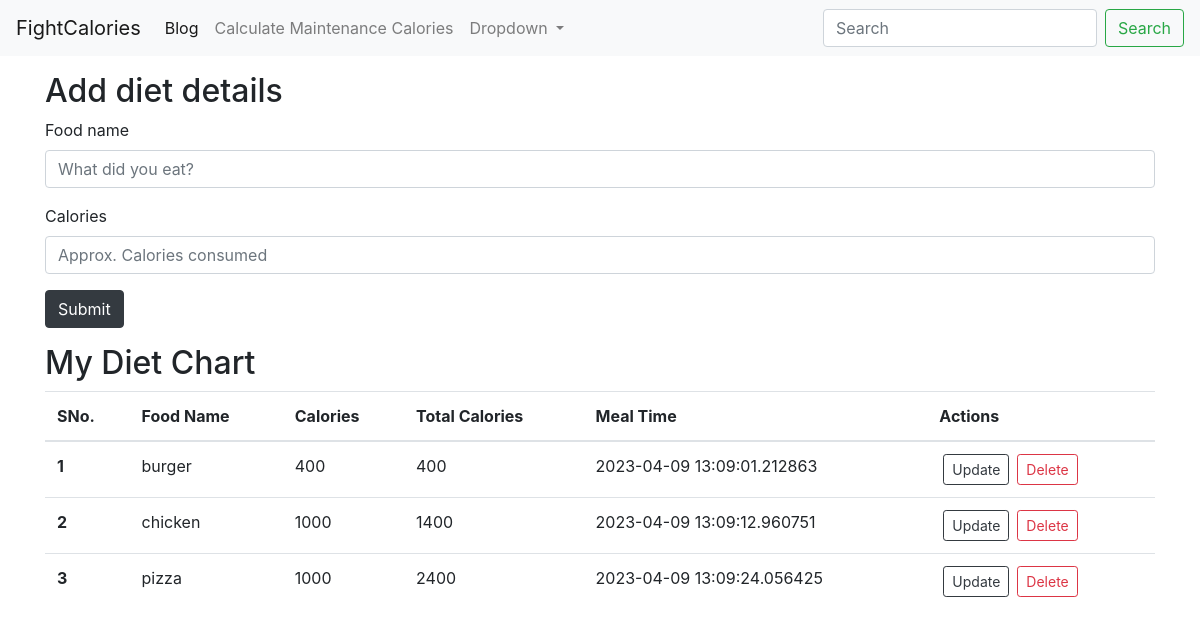
The page / on the database its author committed.
### app.py (models this page shows, shortened)
class diet(db.Model):
    sno = db.Column(db.Integer, primary_key=True)
    food_name = db.Column(db.String(200), nullable=False)
    calories = db.Column(db.Integer, nullable=False)
    total_calories = db.Column(db.Integer, nullable=False)
    date_created = db.Column(db.DateTime, default=datetime.utcnow)

### app.py (the view, shortened to what this page needs)
@app.route('/', methods=['GET', 'POST'])
def home():
    global total_cal
    alldiet = diet.query.all()
    return render_template('index.html', alldiet=alldiet)

### templates/index.html (shortened to what this page needs)
{% extends 'base.html' %}
{% block body %}
<div class="container my-3">
    <h2>Add diet details</h2>
    <form action="/" method="POST">
        <div class="form-group">
            <label for="desc">Food name</label>
            <input type="text" class="form-control" name="title" id="desc" aria-describedby="emailHelp"
                placeholder="What did you eat?">
        </div>
        <div class="form-group">
            <label for="desc">Calories</label>
            <input type="number" class="form-control" name="desc" id="desc" placeholder="Approx. Calories consumed">
        </div>
        <button type="submit" class="btn btn-dark">Submit</button>
    </form>
</div my-3>
<div class="container my-3">
    {% if alldiet|length == 0 %}
    <div class="alert alert-dark" role="alert">
        You seem empty stomach! Log some meals above..
    </div>
    {% else %}
    <h2>My Diet Chart</h2>
    <table class="table">
        <thead>
            <tr>
                <th scope="col">SNo.</th>
                <th scope="col">Food Name</th>
                <th scope="col">Calories</th>
                <th scope="col">Total Calories</th>
                <th scope="col">Meal Time</th>
                <th scope="col">Actions</th>
            </tr>
        </thead>
        <tbody>
            {% for Diet in alldiet %}
            <tr>
                <th scope="row">{{loop.index}}</th>
                <td>{{Diet.food_name}}</td>
                <td>{{Diet.calories}}</td>
                <td>{{Diet.total_calories}}</td>
                <td>{{Diet.date_created}}</td>
                <td>
                    <a href="/update/{{Diet.sno}}" type="button"
                        class="btn btn-outline-dark btn-sm mx-1">Update</button>
                        <a href="/delete/{{Diet.sno}}" type="button"
                            class="btn btn-outline-danger btn-sm mx-1">Delete</button>
                </td>
            </tr>
            {% endfor %}
        </tbody>
    </table>
</div my-3>
{% endif %}
</body>
{% endblock body %}

### templates/base.html (shortened to what this page needs)
<!doctype html>
<html lang="en">
<head>
    <link rel="stylesheet" href="https://cdn.jsdelivr.net/npm/bootstrap@4.3.1/dist/css/bootstrap.min.css"
>
</head>
<body>
    <nav class="navbar navbar-expand-lg navbar-light bg-light">
        <a class="navbar-brand" href="/">FightCalories</a>
        <div class="collapse navbar-collapse" id="navbarSupportedContent">
            <ul class="navbar-nav mr-auto">
                <li class="nav-item active">
                    <a class="nav-link" href="/blog">Blog <span class="sr-only">(current)</span></a>
                </li>
                <li class="nav-item">
                    <a class="nav-link" href="/maintenance">Calculate Maintenance Calories</a>
                </li>
                <li class="nav-item dropdown">
                    <a class="nav-link dropdown-toggle" href="#" id="navbarDropdown" role="button"
                        data-toggle="dropdown" aria-haspopup="true" aria-expanded="false">
                        Dropdown
                    </a>
                </li>
            </ul>
            <form class="form-inline my-2 my-lg-0">
                <input class="form-control mr-sm-2" type="search" placeholder="Search" aria-label="Search">
                <button class="btn btn-outline-success my-2 my-sm-0" type="submit">Search</button>
            </form>
        </div>
    </nav>
    {% block body %}
    {% endblock body %}
</body>
</html>

### rows shown on the page
diet: food_name "burger", calories "400", total_calories "400", date_created "2023-04-09 13:09:01.212863"
diet: food_name "chicken", calories "1000", total_calories "1400", date_created "2023-04-09 13:09:12.960751"
diet: food_name "pizza", calories "1000", total_calories "2400", date_created "2023-04-09 13:09:24.056425"
